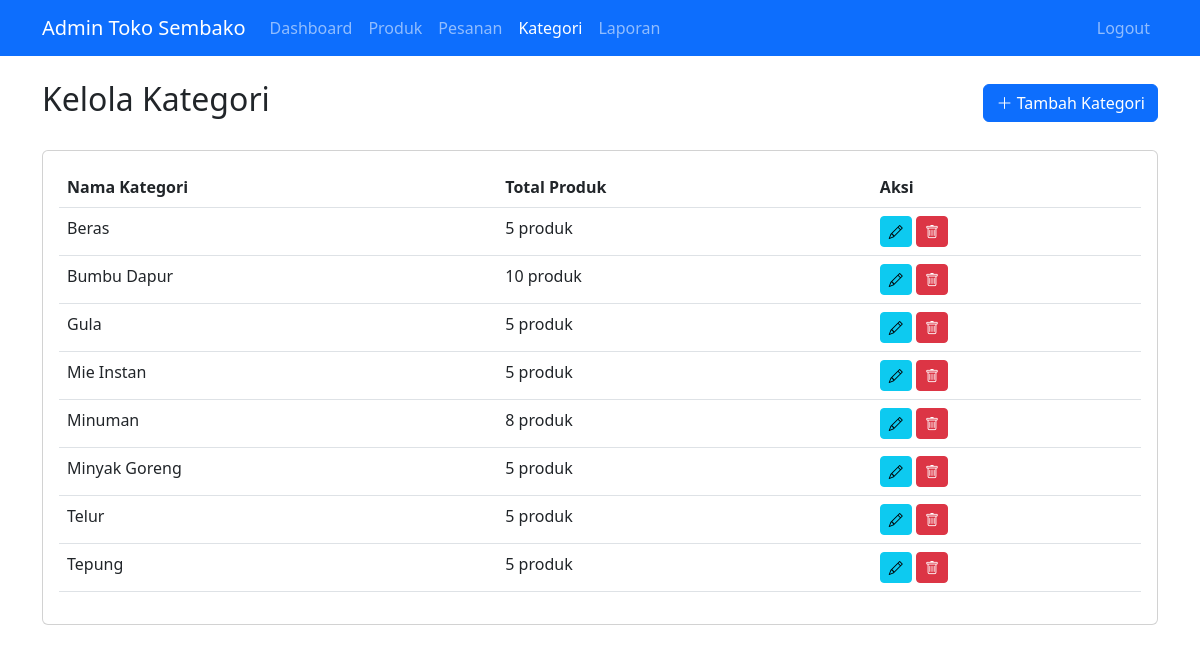
The app's page /admin/kategori.php (signed in) with its own data.
### tables this page shows
CREATE TABLE kategori (
    id INT PRIMARY KEY AUTO_INCREMENT,
    nama_kategori VARCHAR(50) NOT NULL
);

### admin/kategori.php (the view, shortened to what this page needs)
<?php
require_once '../config/database.php';
$query = "SELECT k.*, COUNT(p.id) as total_produk
          FROM kategori k
          LEFT JOIN produk p ON k.id = p.kategori_id
          GROUP BY k.id
          ORDER BY k.nama_kategori ASC";
$result = mysqli_query($conn, $query);
?>
<!DOCTYPE html>
<html lang="id">
<head>
    <link href="https://cdn.jsdelivr.net/npm/bootstrap@5.3.0/dist/css/bootstrap.min.css" rel="stylesheet">
    <link rel="stylesheet" href="https://cdn.jsdelivr.net/npm/bootstrap-icons@1.7.2/font/bootstrap-icons.css">
</head>
<body>
    <nav class="navbar navbar-expand-lg navbar-dark bg-primary">
        <div class="container">
            <a class="navbar-brand" href="index.php">Admin Toko Sembako</a>
            <div class="collapse navbar-collapse" id="navbarNav">
                <ul class="navbar-nav me-auto">
                    <li class="nav-item">
                        <a class="nav-link" href="index.php">Dashboard</a>
                    </li>
                    <li class="nav-item">
                        <a class="nav-link" href="produk.php">Produk</a>
                    </li>
                    <li class="nav-item">
                        <a class="nav-link" href="pesanan.php">Pesanan</a>
                    </li>
                    <li class="nav-item">
                        <a class="nav-link active" href="kategori.php">Kategori</a>
                    </li>
                    <li class="nav-item">
                        <a class="nav-link" href="laporan.php">Laporan</a>
                    </li>
                </ul>
                <ul class="navbar-nav">
                    <li class="nav-item">
                        <a class="nav-link" href="../auth/logout.php">Logout</a>
                    </li>
                </ul>
            </div>
        </div>
    </nav>
    <div class="container my-4">
        <div class="d-flex justify-content-between align-items-center mb-4">
            <h2>Kelola Kategori</h2>
            <button type="button" class="btn btn-primary" data-bs-toggle="modal" data-bs-target="#modalTambah">
                <i class="bi bi-plus-lg"></i> Tambah Kategori
            </button>
        </div>
        <div class="card">
            <div class="card-body">
                <div class="table-responsive">
                    <table class="table table-hover">
                        <thead>
                            <tr>
                                <th>Nama Kategori</th>
                                <th>Total Produk</th>
                                <th>Aksi</th>
                            </tr>
                        </thead>
                        <tbody>
                            <?php while ($kategori = mysqli_fetch_assoc($result)) : ?>
                                <tr>
                                    <td><?php echo $kategori['nama_kategori']; ?></td>
                                    <td><?php echo $kategori['total_produk']; ?> produk</td>
                                    <td>
                                        <button type="button" class="btn btn-sm btn-info" data-bs-toggle="modal" data-bs-target="#modalEdit<?php echo $kategori['id']; ?>">
                                            <i class="bi bi-pencil"></i>
                                        </button>
                                        <button type="button" class="btn btn-sm btn-danger" data-bs-toggle="modal" data-bs-target="#modalHapus<?php echo $kategori['id']; ?>">
                                            <i class="bi bi-trash"></i>
                                        </button>
                                    </td>
                                </tr>
                            <?php endwhile; ?>
                        </tbody>
                    </table>
                </div>
            </div>
        </div>
    </div>
</body>
</html>

### records on screen
kategori: nama_kategori "Beras", total_produk "5"
kategori: nama_kategori "Bumbu Dapur", total_produk "10"
kategori: nama_kategori "Gula", total_produk "5"
kategori: nama_kategori "Mie Instan", total_produk "5"
kategori: nama_kategori "Minuman", total_produk "8"
kategori: nama_kategori "Minyak Goreng", total_produk "5"
kategori: nama_kategori "Telur", total_produk "5"
kategori: nama_kategori "Tepung", total_produk "5"
